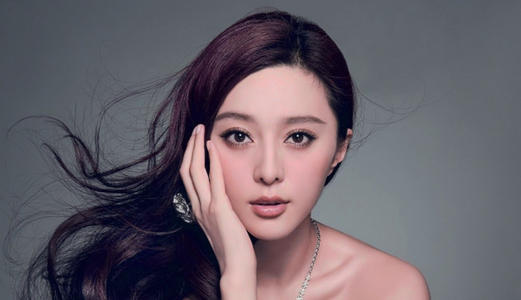
//> input picture test/img/fbb1.jpg, 521 x 300 px, given in place of the camera
$ ./main   (built with g++ and OpenCV 4)
//> lines starting //> are read from the running program, lines starting //| are printed output that depends on the picture; after the words box and inside, x2 and y2 are one past the last pixel; in counts of white or black regions, pixels touching at a corner belong together
#include <opencv2/opencv.hpp>
#include <opencv2/face.hpp>
#include <opencv2/core/core.hpp>
#include <opencv2/core/mat.hpp>
#include <opencv2/core/cvstd.hpp>
#include <opencv2/face/facerec.hpp>
#include <fstream>
#include <sstream>
#include <math.h>

using namespace std;
using namespace cv;
using namespace cv::face;

RNG g_rng(12345);
Ptr<FaceRecognizer> model;

int Predict(Mat src_image) //识别图片
{
    Mat face_test;
    int predict = 0;
    //截取的ROI人脸尺寸调整
    if (src_image.rows >= 120)
    {
        //改变图像大小，使用双线性差值
        resize(src_image, face_test, Size(92, 112));
    }
    //判断是否正确检测ROI
    if (!face_test.empty())
    {
        //测试图像应该是灰度图
        predict = model->predict(face_test);
    }
    cout << predict << endl;
    return predict;
}
int main()
{
    VideoCapture cap(0); //打开默认摄像头
    if (!cap.isOpened())
    {
        return -1;
    }
    Mat frame;
    Mat gray;
    //这个分类器是人脸检测所用
    CascadeClassifier cascade;
    bool stop = false;
    //训练好的文件名称，放置在可执行文件同目录下
    cascade.load("haarcascade_frontalface_alt2.xml"); //感觉用lbpcascade_frontalface效果没有它好，注意哈！要是正脸

    model = FisherFaceRecognizer::create();
    //1.加载训练好的分类器
    model->read("../train/MyFaceFisherModel.xml"); // opencv2用load
                                                   //3.利用摄像头采集人脸并识别
    while (1)
    {
        cap >> frame;
//> frame is the input picture: 300 rows x 521 cols, CV_8UC3; mean B, G, R 104.6, 95.6, 103.3

        vector<Rect> faces(0); //建立用于存放人脸的向量容器

        cvtColor(frame, gray, CV_RGB2GRAY); //测试图像必须为灰度图
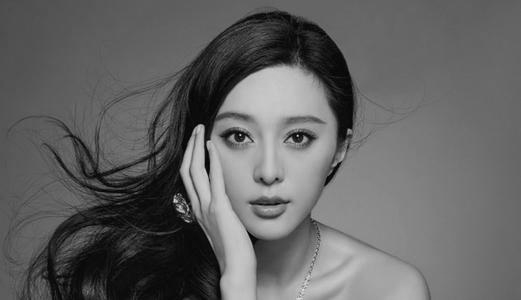
//> gray: 300 rows x 521 cols, CV_8UC1; min 1, max 226, mean 99.1

        equalizeHist(gray, gray); //变换后的图像进行直方图均值化处理
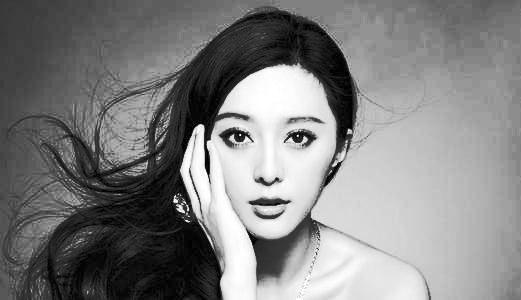
//> gray: 300 rows x 521 cols, CV_8UC1; min 0, max 255, mean 128.7
        //检测人脸
        cascade.detectMultiScale(gray, faces,
                                 1.1, 4, 0
                                             // |CV_HAAR_FIND_BIGGEST_OBJECT
                                             | CV_HAAR_DO_ROUGH_SEARCH,
                                 // | CV_HAAR_SCALE_IMAGE,
                                 Size(30, 30), Size(500, 500));
//> faces = 1 Rect (x, y, width, height): [185, 74, 166, 166]
        Mat *pImage_roi = new Mat[faces.size()]; //定以数组
        Mat face;
        Point text_lb; //文本写在的位置
        //框出人脸
        string str;
        for (int i = 0; i < faces.size(); i++)
        {
            pImage_roi[i] = gray(faces[i]); //将所有的脸部保存起来
            text_lb = Point(faces[i].x, faces[i].y);
            if (pImage_roi[i].empty())
                continue;
            switch (Predict(pImage_roi[i])) //对每张脸都识别
            {
            case 41:
                str = "HuangHaiNa";
                break;
            case 42:
                str = "XuHaoRan";
                break;
            case 43:
                str = "HuangLuYao";
                break;
            default:
                str = "Error";
                break;
            }
            Scalar color = Scalar(g_rng.uniform(0, 255), g_rng.uniform(0, 255), g_rng.uniform(0, 255));                                     //所取的颜色任意值
            rectangle(frame, Point(faces[i].x, faces[i].y), Point(faces[i].x + faces[i].width, faces[i].y + faces[i].height), color, 1, 8); //放入缓存
            putText(frame, str, text_lb, FONT_HERSHEY_COMPLEX, 1, Scalar(0, 0, 255));                                                       //添加文字
        }
//> this loop made 1 pass
//> (text_lb, predict in Predict) on pass 1: (Point(185, 74), 2)
//| 2
//> pass 1, in Predict, `resize(src_image, face_test, Size(92, 112));`:
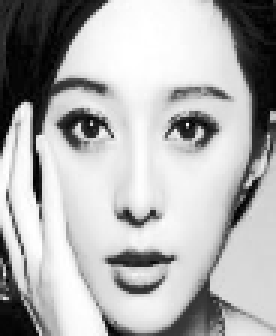
//> face_test: 112 rows x 92 cols, CV_8UC1 (shown 3 times larger); min 0, max 255, mean 176
//> pass 1, `putText(frame, str, text_lb, FONT_HERSHEY_COMPLEX, 1, Scalar(0, 0, 255..`:
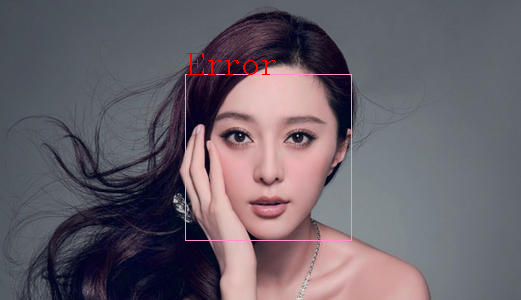
//> frame: 300 rows x 521 cols, CV_8UC3; 0.61% of pixels changed, all inside (x1, y1, x2, y2) = (185, 53, 352, 241)
//> after the loop:
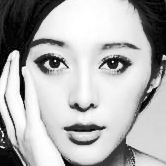
//> pImage_roi: 166 rows x 166 cols, CV_8UC1; min 0, max 255, mean 176.2

        delete[] pImage_roi;
        imshow("face", frame);
        waitKey(200);
    }

    return 0;
}

$ run again, on test/img/fbb2.jpg
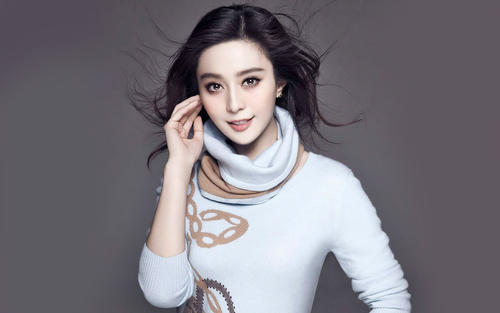
//> input picture test/img/fbb2.jpg, 500 x 313 px, given in place of the camera
//> frame is the input picture: 313 rows x 500 cols, CV_8UC3; mean B, G, R 124.8, 117.7, 121.8
//> `equalizeHist(gray, gray);`:
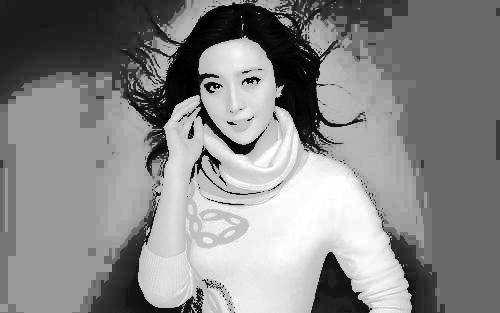
//> gray: 313 rows x 500 cols, CV_8UC1; min 0, max 255, mean 135.4
//> faces = 1 Rect (x, y, width, height): [185, 45, 98, 98]
//> the loop `for (int i = 0; i < faces.size(); i++)` made 1 pass
//> text_lb on pass 1: Point(185, 45)
//> (printed output is left out)
//> after the loop `for (int i = 0; i < faces.size(); i++)`:
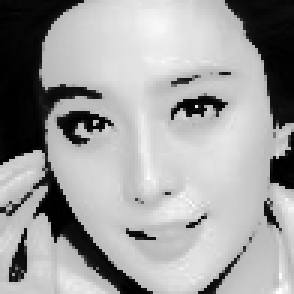
//> pImage_roi: 98 rows x 98 cols, CV_8UC1 (shown 3 times larger); min 0, max 255, mean 159

$ run again, on test/img/fbb3.jpg
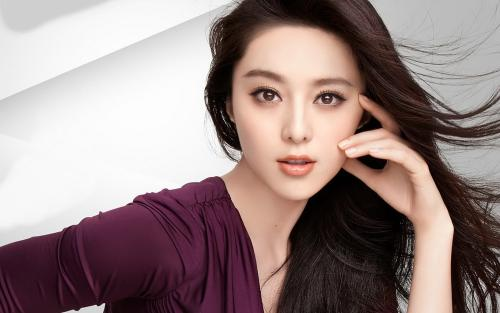
//> input picture test/img/fbb3.jpg, 500 x 313 px, given in place of the camera
//> frame is the input picture: 313 rows x 500 cols, CV_8UC3; mean B, G, R 132.1, 133.4, 152.1
//> faces = 1 Rect (x, y, width, height): [221, 38, 153, 153]
//> the loop `for (int i = 0; i < faces.size(); i++)` made 1 pass
//> (text_lb, predict in Predict) on pass 1: (Point(221, 38), 2)
//> (printed output is left out)
//> pass 1, in Predict, `resize(src_image, face_test, Size(92, 112));`:
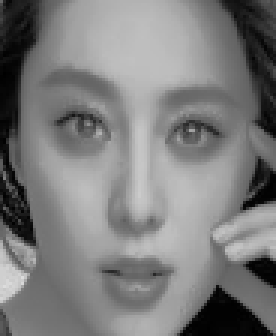
//> face_test: 112 rows x 92 cols, CV_8UC1 (shown 3 times larger); min 0, max 220, mean 124.3
//> after the loop `for (int i = 0; i < faces.size(); i++)`:
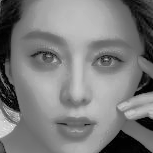
//> pImage_roi: 153 rows x 153 cols, CV_8UC1; min 0, max 255, mean 124.4
